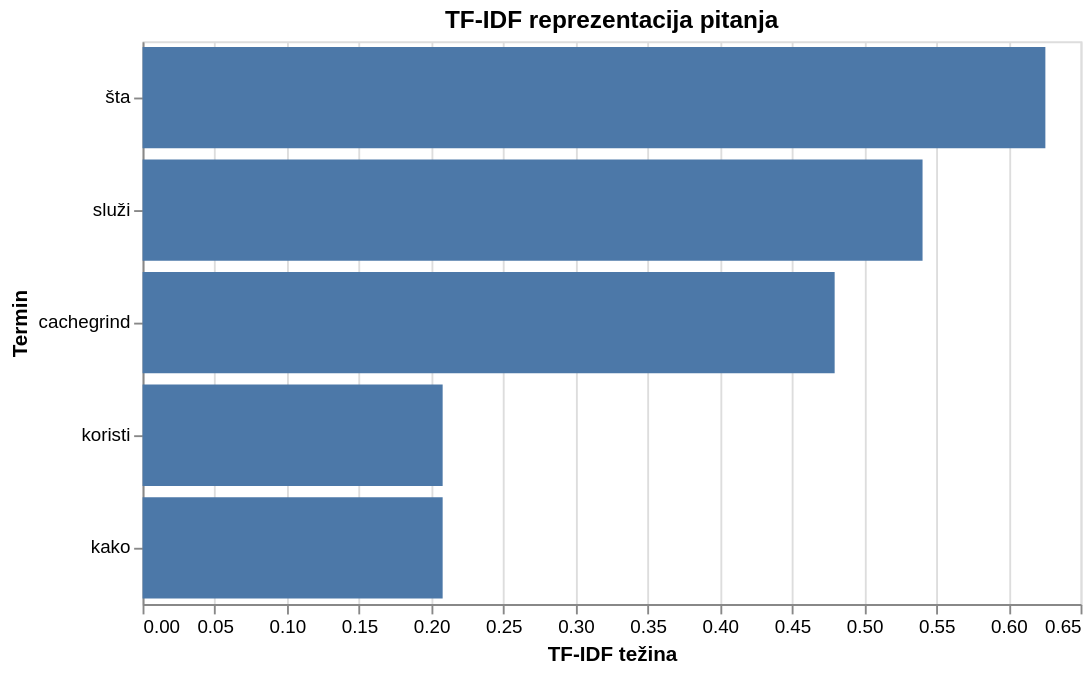

The code cell stored with this chart in its notebook:
### Code cell
import altair as alt

alt.Chart(query_terms_df).mark_bar().encode(
    x=alt.X(
        "tfidf:Q",
        title="TF-IDF težina"
    ),
    y=alt.Y(
        "term:N",
        sort="-x",
        title="Termin"
    ),
    tooltip=["term", "tfidf"]
).properties(
    title="TF-IDF reprezentacija pitanja",
    width=500,
    height=300
)

### Figure 1 — Vega-Lite specification as saved in the notebook (floating-point values rounded to 4 significant figures)
{"config": {"view": {"continuousWidth": 300, "continuousHeight": 300}}, "data": {"name": "data-0597beebb3f4de03ebfe0a0029b1ff86"}, "mark": {"type": "bar"}, "encoding": {"tooltip": [{"field": "term", "type": "nominal"}, {"field": "tfidf", "type": "quantitative"}], "x": {"field": "tfidf", "title": "TF-IDF težina", "type": "quantitative"}, "y": {"field": "term", "sort": "-x", "title": "Termin", "type": "nominal"}}, "height": 300, "title": "TF-IDF reprezentacija pitanja", "width": 500, "$schema": "https://vega.github.io/schema/vega-lite/v5.17.0.json", "datasets": {"data-0597beebb3f4de03ebfe0a0029b1ff86": [{"term": "šta", "tfidf": 0.6256}, {"term": "služi", "tfidf": 0.5405}, {"term": "cachegrind", "tfidf": 0.4796}, {"term": "koristi", "tfidf": 0.2079}, {"term": "kako", "tfidf": 0.2079}]}}
